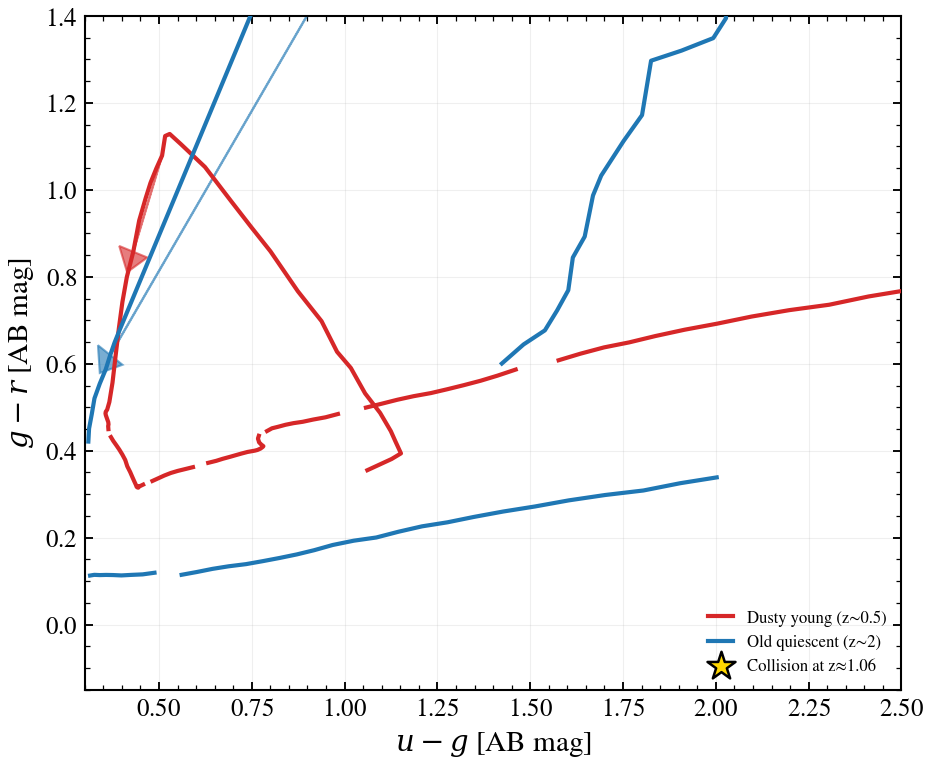

Reproduce this figure in Python.
"""
Photo-z degeneracy in color–colour space: low-z dusty vs high-z quiescent
===========================================================================

Two galaxies with very different star formation histories and dust can
collide in colour–colour space, making photo-z ambiguous. Here, a young
dusty star-forming galaxy at z≈0.5 and an old quiescent galaxy at z≈2
follow nearly identical (u-g, g-r) tracks and intersect at a single point.
This shows why intermediate-wavelength photometry is essential for robust
photo-z classification.
"""

import warnings

import jax
import matplotlib.pyplot as plt
import numpy as np

import tengri
from tengri.analysis.plotting import setup_style

setup_style()
warnings.filterwarnings("ignore", message=".*BakedInBackend.*")


obs = tengri.Observation(
    photometry=tengri.Photometry.from_names(["sdss_u", "sdss_g", "sdss_r"])
)


def _build_template(peak_lbt, width, tau_diff):
    """Build a model at a given SFH and dust."""
    return tengri.SEDModel.build(
        tengri.load_ssp("fsps_prsc_miles_chabrier"),
        observation=obs,
        sfh={"type": "tsnorm", "*": tengri.FIXED, "peak_lbt_gyr": peak_lbt, "width_gyr": width},
        dust={"type": "two_component", "*": tengri.FIXED, "tau_diff": tau_diff, "tau_bc": 0.3},
        redshift=tengri.Uniform(0.01, 3.5),
    )


model_dust = _build_template(2.0, 2.0, 0.8)
model_old = _build_template(10.5, 1.0, 0.05)

def _colors(model, params, z_grid):
    """Compute u-g and g-r colors across redshifts."""
    ug, gr = [], []
    for z in z_grid:
        p = {**params, "redshift": float(z)}
        flux = np.asarray(model.predict_photometry(p))
        ug.append(-2.5 * np.log10(flux[0] / flux[1]))
        gr.append(-2.5 * np.log10(flux[1] / flux[2]))
    return np.array(ug), np.array(gr)


z_grid = np.linspace(0.01, 3.2, 120)
p_dust = dict(model_dust.spec.sample(jax.random.PRNGKey(0)))
p_old = dict(model_old.spec.sample(jax.random.PRNGKey(1)))

ug_dust, gr_dust = _colors(model_dust, p_dust, z_grid)
ug_old, gr_old = _colors(model_old, p_old, z_grid)

fig, ax = plt.subplots(figsize=(6.5, 5.4))
ax.plot(ug_dust, gr_dust, color="#d62728", lw=2.0, label="Dusty young (z∼0.5)", zorder=3)
ax.plot(ug_old, gr_old, color="#1f77b4", lw=2.0, label="Old quiescent (z∼2)", zorder=3)

for z_m, color in [(0.5, "#d62728"), (2.0, "#1f77b4")]:
    idx = int(np.argmin(np.abs(z_grid - z_m)))
    ug, gr = (ug_dust, gr_dust) if color == "#d62728" else (ug_old, gr_old)
    j = min(idx + 5, len(z_grid) - 1)
    ax.arrow(ug[idx], gr[idx], ug[j] - ug[idx], gr[j] - gr[idx],
             head_width=0.08, head_length=0.05, fc=color, ec=color, alpha=0.6, zorder=2)

# Mark collision point
dist = np.sqrt((ug_dust - ug_old) ** 2 + (gr_dust - gr_old) ** 2)
i_int = np.argmin(dist)
ax.scatter(ug_dust[i_int], gr_dust[i_int], s=200, marker="*", color="gold", ec="k",
           lw=1.2, zorder=10, label=f"Collision at z≈{z_grid[i_int]:.2f}")

ax.set(
    xlabel=r"$u - g$ [AB mag]",
    ylabel=r"$g - r$ [AB mag]",
    xlim=(0.3, 2.5),
    ylim=(-0.15, 1.4),
)
ax.legend(frameon=False, fontsize=8, loc="lower right")
ax.grid(alpha=0.2)

fig.tight_layout()
plt.savefig("plot_photoz_color_degeneracy_grid.png", dpi=150, bbox_inches="tight")
